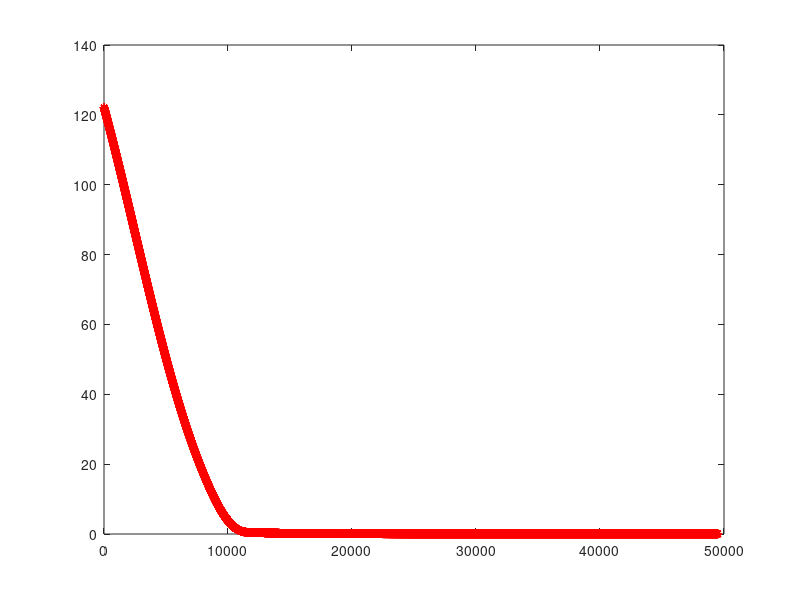
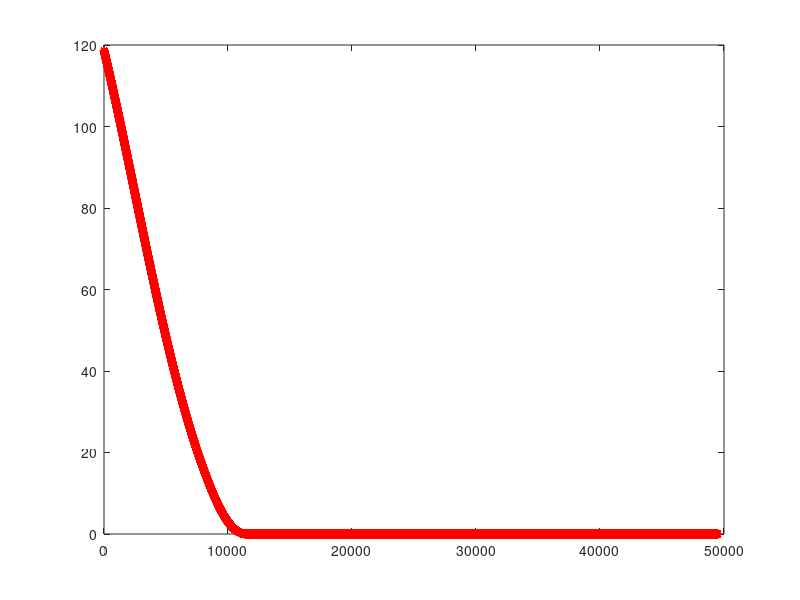
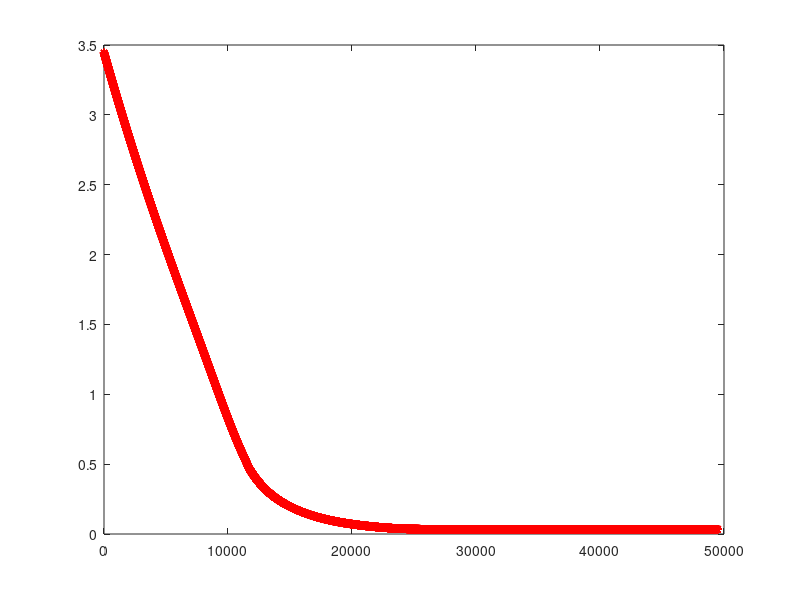

The MATLAB source for these figures, in order: (Note: this script raises an error after producing the figures.)
clear;
clc;
load('train.mat');
Lables_tr=lab;
no_fea =  22;
A1=fea(1:40,:);
A2=fea(41:80,:);
AA=[A1;A2] ;
mean_AA=mean(AA);
 
mean_A1=mean(A1);
 
mean_A2=mean(A2);
 
S_B0=(40*(mean_A1-mean_AA)'*(mean_A1-mean_AA)+40*(mean_A2-mean_AA)'*(mean_A2-mean_AA));
%S_B=50*((mean_A1-mean_AA)'*(mean_A1-mean_AA)+(mean_A2-mean_AA)'*(mean_A2-mean_AA));
 
S_W0=zeros(no_fea,no_fea);
 
 
 
for k0=1:40
        S_W0=S_W0+(A1(k0,:)-mean_A1)'*(A1(k0,:)-mean_A1);
end
 
 
for k0=1:40
        S_W0= S_W0+(A2(k0,:)-mean_A2)'*(A2(k0,:)-mean_A2);
end
 
[m1,n1]=size(AA);
SB=S_B0/80;
SW=S_W0/80+eye(max(length(S_W0)))*0.000001;
 
 
%[X Y]=eig(SB,SW)
 
 
%v=max(max((Y)));
v=1
A=-(SB-v*SW);
M=4;
%W=rand(n1,M);
W=randn(n1,M)/2;

% W=orth(W);

 
 
R=eye(M);
 
 
Iterations=50000;
 
r1=0.0002;
 
r2=0.0001;
 
Cost1=zeros(Iterations,1);
Cost2=zeros(Iterations,1);
Cost3=zeros(Iterations,1);
for k=1:Iterations;
%DF1=2*(SB-v*SW)*W+4*W*(R'*R)*W'*W-4*W*R'*R;
%DF1=2*A*W+4*W*(R'*R)*W'*W-4*W*R'*R;
DF1=2*A*W+2*W*(R'*R)*W'*W+2*W*W'*W*(R'*R)-4*W*R'*R;
%DF1=2*(SB-v*SW)*W+2*W*(R'*R)*W'*W+2*W*W'*W*(R'*R)-4*W*R'*R;
DF1=DF1/norm(DF1);
W=W-r1*DF1;


 
DF2=diag(diag(2*R*W'*W*W'*W-4*R*W'*W+2*R));
DF2=DF2/norm(DF2);
 %if  Cost2(k)>0.01
            R=R+r2*DF2;
%end
      
      
Cost1(k)=trace(W'*A*W)+trace(W'*W*R'*R*W'*W-R'*R*W'*W-W'*W*R'*R+R'*R);  
Cost2(k)=trace(W'*W*R'*R*W'*W-R'*R*W'*W-W'*W*R'*R+R'*R);
Cost3(k)=trace(W'*A*W);
 k 
end
 
figure(1)
plot(Cost1(500:Iterations),'r-*')
%ylabel('The value of cost function');
%xlabel('Iterations');
 
 
figure(2)
plot(Cost2(500:Iterations),'r-*')

figure(3)
plot(Cost3(500:Iterations),'r-*')

x1=W'*AA';
x2_tr=x1';
svmStruct= svmtrain(x2_tr,Lables_tr,'Kernel_Function','rbf','method','LS','showplot',true); 
load('test.mat');
x1_te=W'*fea_te';
x2_te=x1_te';
classes = svmclassify(svmStruct,x2_te);
nCorrect=sum(classes==lab_te);
accuracy=nCorrect/length(classes)

